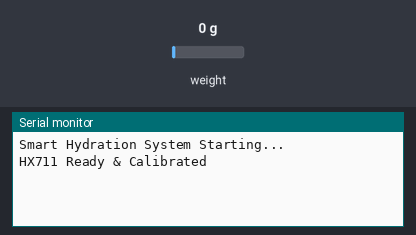
Bench run of a sketch on a simulated ESP8266 (NodeMCU). Parts: the last lines printed to the serial monitor. The inputs (shaded band) are chosen by the test bench; at power-on: weight on the scale 0 g. WiFi joins after 1.5 s; servers stay silent unless stated.

Above: at 4.5 s.
4.6 s: weight on the scale set to 100 g
At 6.1 s:
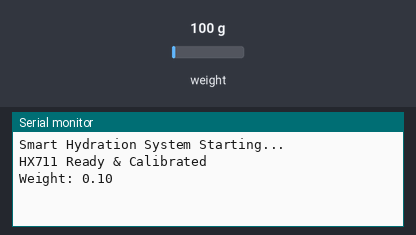
7.8 s: weight on the scale set to 1250 g
At 8.7 s:
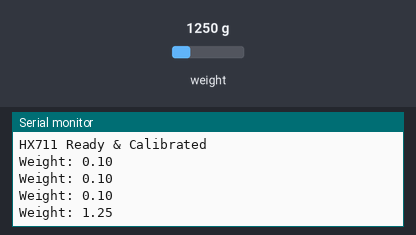

Measured:
- after the input at 4.6 s, the serial monitor: prints a new line after 0.71 s (image 1)
- after the input at 7.8 s, the serial monitor: prints a new line after 0.51 s (image 2)

The sketch:

sketch.ino
```cpp
#define BLYNK_TEMPLATE_ID "TMPLxxxxxxx"
#define BLYNK_TEMPLATE_NAME "Smart Hydration Monitor"
#define BLYNK_AUTH_TOKEN "Lp7QTacGumVz4kEYg5Ljd5_KIRcx7HVd"

#include <ESP8266WiFi.h>
#include <BlynkSimpleEsp8266.h>
#include "HX711.h"

// WiFi credentials
char ssid[] = "Nayakwadi";
char pass[] = "8530812055";

// HX711 pins
#define DT D5
#define SCK D6

HX711 scale;

// 🔧 PUT YOUR CALIBRATED VALUE HERE
float calibration_factor = -7350;   // <-- change this

// Hydration variables
float current_weight = 0;
float previous_weight = 0;
float water_intake = 0;
float last_drink = 0;

// Daily goal (grams = ml)
float daily_goal = 2000; // 2 liters

BlynkTimer timer;

// 📌 Main function
void readHydration() {

  if (scale.is_ready()) {

    current_weight = scale.get_units(10);

    Serial.print("Weight: ");
    Serial.println(current_weight);

    // Detect drinking
    if (current_weight < previous_weight - 5) {

      last_drink = previous_weight - current_weight;
      water_intake += last_drink;

      Serial.print("Last Drink: ");
      Serial.println(last_drink);
    }

    previous_weight = current_weight;

    // Calculate goal %
    int goal_percent = (water_intake / daily_goal) * 100;
    if (goal_percent > 100) goal_percent = 100;

    // Bottle status
    String status;
    if (current_weight > 1000) status = "Full";
    else if (current_weight > 300) status = "Medium";
    else status = "Low";

    // Send to Blynk
    Blynk.virtualWrite(V0, current_weight);   // Weight
    Blynk.virtualWrite(V1, water_intake);     // Total Intake
    Blynk.virtualWrite(V2, last_drink);       // Last Drink
    Blynk.virtualWrite(V3, goal_percent);     // Goal %
    Blynk.virtualWrite(V4, status);           // Bottle Status

  } else {
    Serial.println("HX711 not ready");
  }
}

void setup() {
  Serial.begin(9600);
  Serial.println("Smart Hydration System Starting...");

  // HX711 setup
  scale.begin(DT, SCK);
  delay(500);

  if (!scale.is_ready()) {
    Serial.println("HX711 NOT FOUND!");
    while (1);
  }

  scale.set_scale(calibration_factor);
  scale.tare();

  Serial.println("HX711 Ready & Calibrated");

  // Connect Blynk
  Blynk.begin(BLYNK_AUTH_TOKEN, ssid, pass);

  // Run every 1 second
  timer.setInterval(1000L, readHydration);
}

void loop() {
  Blynk.run();
  timer.run();
}
```
